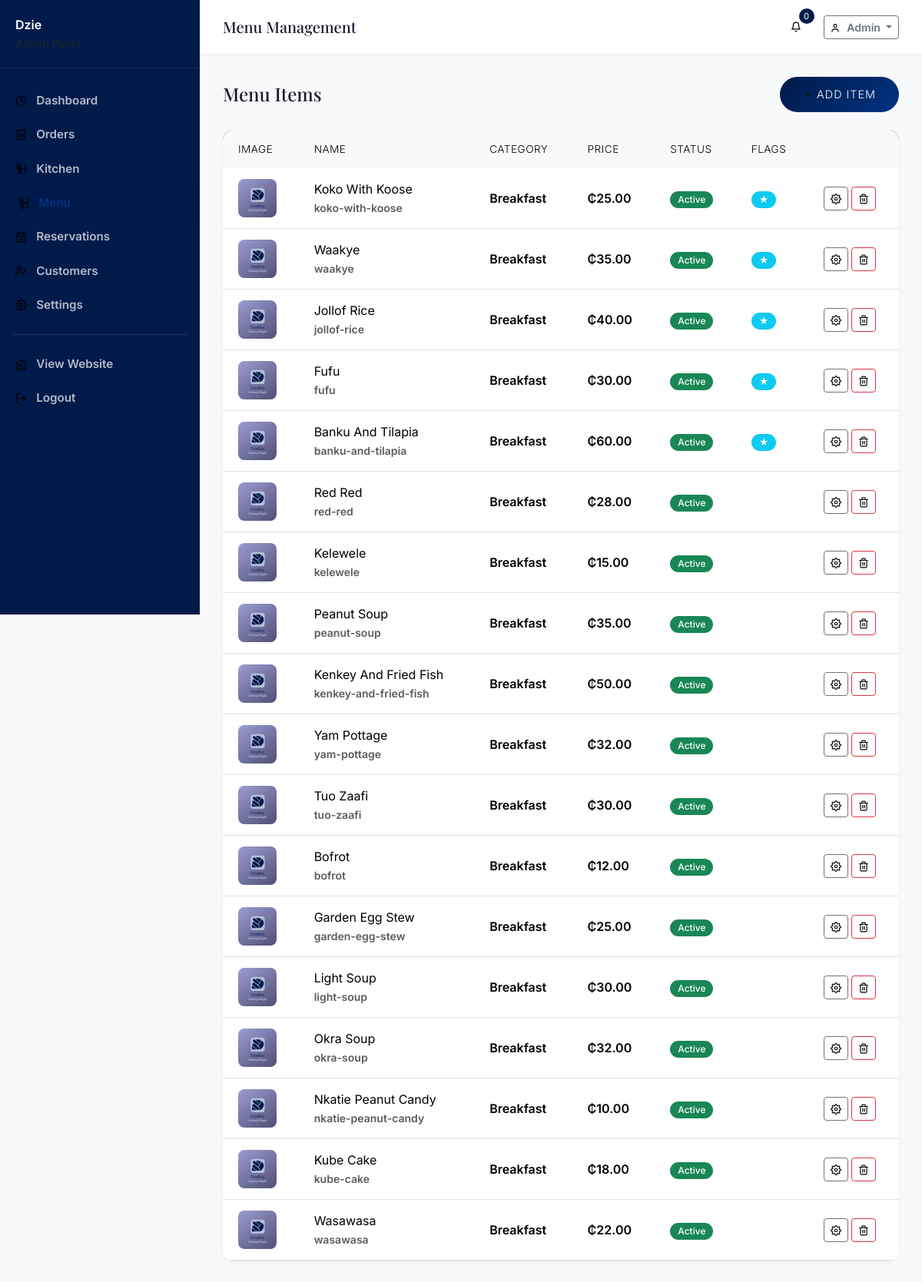
/admin/menu (signed in), run on the app's committed database.
### tables this page shows
CREATE TABLE users (
    id INTEGER PRIMARY KEY AUTOINCREMENT,
    role_id INTEGER NOT NULL DEFAULT 3,
    firstname VARCHAR(50) NOT NULL,
    lastname VARCHAR(50) NOT NULL,
    email VARCHAR(100) NOT NULL UNIQUE,
    phone VARCHAR(20),
    password VARCHAR(255) NOT NULL,
    avatar VARCHAR(255),
    address TEXT,
    city VARCHAR(100),
    state VARCHAR(100),
    zip VARCHAR(20),
    country VARCHAR(100) DEFAULT 'Ghana',
    email_verified_at DATETIME,
    verification_token VARCHAR(100),
    remember_token VARCHAR(100),
    reset_token VARCHAR(100),
    reset_token_expires DATETIME,
    status TEXT DEFAULT 'active',
    last_login DATETIME,
    ip_address VARCHAR(45),
    created_at DATETIME DEFAULT CURRENT_TIMESTAMP,
    updated_at DATETIME DEFAULT CURRENT_TIMESTAMP,
    FOREIGN KEY (role_id) REFERENCES roles(id)
);

CREATE TABLE foods (
    id INTEGER PRIMARY KEY AUTOINCREMENT,
    category_id INTEGER NOT NULL,
    name VARCHAR(200) NOT NULL,
    slug VARCHAR(200) NOT NULL UNIQUE,
    description TEXT,
    ingredients TEXT,
    price DECIMAL(10,2) NOT NULL,
    discount_percent DECIMAL(5,2) DEFAULT 0,
    final_price DECIMAL(10,2),
    calories INTEGER,
    preparation_time INTEGER, -- in minutes
    image VARCHAR(255),
    images TEXT, -- JSON array
    spice_level TEXT DEFAULT 'mild',
    availability TEXT DEFAULT 'available',
    status TEXT DEFAULT 'active',
    is_featured INTEGER DEFAULT 0,
    is_todays_special INTEGER DEFAULT 0,
    is_chef_recommendation INTEGER DEFAULT 0,
    tags TEXT, -- JSON array
    serving_size VARCHAR(50),
    allergens TEXT, -- JSON array
    preparation_time_range VARCHAR(50),
    unit TEXT DEFAULT 'plate',
    stock_quantity INTEGER DEFAULT 999,
    min_order_qty INTEGER DEFAULT 1,
    max_order_qty INTEGER DEFAULT 20,
    sort_order INTEGER DEFAULT 0,
    created_at DATETIME DEFAULT CURRENT_TIMESTAMP,
    updated_at DATETIME DEFAULT CURRENT_TIMESTAMP,
    FOREIGN KEY (category_id) REFERENCES categories(id) ON DELETE CASCADE
);

CREATE TABLE categories (
    id INTEGER PRIMARY KEY AUTOINCREMENT,
    name VARCHAR(100) NOT NULL,
    slug VARCHAR(100) NOT NULL UNIQUE,
    description TEXT,
    image VARCHAR(255),
    icon VARCHAR(50),
    parent_id INTEGER,
    sort_order INTEGER DEFAULT 0,
    status TEXT DEFAULT 'active',
    is_featured INTEGER DEFAULT 0,
    created_at DATETIME DEFAULT CURRENT_TIMESTAMP,
    updated_at DATETIME DEFAULT CURRENT_TIMESTAMP,
    FOREIGN KEY (parent_id) REFERENCES categories(id) ON DELETE SET NULL
);

### views/admin/menu/index.php (the view, shortened to what the rows shown need)
<div class="d-flex justify-content-between align-items-center mb-4">
    <h4 class="mb-0">Menu Items</h4>
    <a href="<?= \baseUrl('admin/menu/create') ?>" class="btn btn-gold"><?= \icon('plus', ['style' => 'width:0.9em;height:0.9em;margin-right:0.35rem;vertical-align:-0.15em;']) ?>Add Item</a>
</div>
<div class="card border-0 shadow-sm">
    <div class="card-body p-0">
        <div class="table-responsive">
            <table class="table align-middle mb-0">
                <thead class="table-light"><tr><th>Image</th><th>Name</th><th>Category</th><th>Price</th><th>Status</th><th>Flags</th><th></th></tr></thead>
                <tbody>
                    <?php foreach ($foods as $f): ?>
                        <tr>
                            <td><img src="<?= \uploadUrl($f->image) ?>" alt="" style="width:50px;height:50px;object-fit:cover;border-radius:8px;"></td>
                            <td><strong><?= \escape($f->name) ?></strong><div class="small text-muted"><?= \escape($f->slug) ?></div></td>
                            <td><?= \escape($f->category_name ?? '') ?></td>
                            <td><?= \formatPrice($f->final_price ?? $f->price) ?><?php if ($f->discount_percent>0): ?><span class="badge bg-danger ms-1">-<?= $f->discount_percent ?>%</span><?php endif; ?></td>
                            <td><span class="badge bg-<?= $f->status==='active'?'success':'secondary' ?>"><?= ucfirst($f->status) ?></span></td>
                            <td>
                                <?php if ($f->is_featured): ?><span class="badge bg-info" title="Featured">★</span><?php endif; ?>
                            </td>
                            <td>
                                <a href="<?= \baseUrl('admin/menu/' . $f->id . '/edit') ?>" class="btn btn-sm btn-outline-secondary"><?= \icon('edit', []) ?></a>
                                <button class="btn btn-sm btn-outline-danger menu-delete" data-id="<?= $f->id ?>"><?= \icon('trash', []) ?></button>
                            </td>
                        </tr>
                    <?php endforeach; ?>
                </tbody>
            </table>
        </div>
    </div>
</div>

### Router.php (shortened to what the rows shown need)
<?php
class Router
{
    private array $routes = [];
    private array $middleware = [];
    private string $prefix = '';
    private function addRoute(string $methods, string $path, $handler, array $middleware): void
    {
        $path = $this->prefix . $path;
        $methods = explode('|', $methods);
        foreach ($methods as $method) {
            $this->routes[] = [
                'method' => strtoupper(trim($method)),
                'path' => $path,
                'handler' => $handler,
                'middleware' => array_merge($this->middleware, $middleware),
                'pattern' => $this->pathToRegex($path),
            ];
        }
    }
    public function group(string $prefix, callable $callback, array $middleware = []): void
    {
        $previousPrefix = $this->prefix;
        $previousMiddleware = $this->middleware;
        $this->prefix = $previousPrefix . $prefix;
        $this->middleware = array_merge($previousMiddleware, $middleware);
        $this->prefix = $previousPrefix;
        $this->middleware = $previousMiddleware;
    }
    public function dispatch(): void
    {
        $method = $_SERVER['REQUEST_METHOD'];
        $uri = parse_url($_SERVER['REQUEST_URI'], PHP_URL_PATH);
        $basePath = dirname($_SERVER['SCRIPT_NAME']);
        if ($basePath !== '/' && strpos($uri, $basePath) === 0) {
            $uri = substr($uri, strlen($basePath));
        }
        $uri = '/' . trim($uri, '/');
        foreach ($this->routes as $route) {
            if ($route['method'] !== $method) {
                continue;
            }
            if (preg_match($route['pattern'], $uri, $matches)) {
                $params = array_filter($matches, function($key) {
                    return !is_numeric($key);
                }, ARRAY_FILTER_USE_KEY);
                $this->executeHandler($route['handler'], $params);
                return;
            }
        }
    }
    private function pathToRegex(string $path): string
    {
        $pattern = preg_replace('/\{([a-zA-Z_]+)\}/', '(?P<$1>[^/]+)', $path);
        $pattern = str_replace('/', '\/', $pattern);
        return '/^' . $pattern . '$/';
    }
    private function executeHandler($handler, array $params): void
    {
        if (is_callable($handler)) {
            call_user_func_array($handler, $params);
        } elseif (is_string($handler)) {
            if (strpos($handler, '@') !== false) {
                [$controller, $method] = explode('@', $handler);
                $instance = new $controller();
                call_user_func_array([$instance, $method], $params);
            } else {
                view($handler, $params);
            }
        }
    }
}

### views/admin/layouts/master.php (shortened to what the rows shown need)
<!DOCTYPE html>
<html lang="en" data-bs-theme="light">
<head>
    <link href="<?= \asset('vendor/bootstrap/bootstrap.min.css') ?>" rel="stylesheet">
    <link href="<?= \asset('vendor/fontawesome/all.min.css') ?>" rel="stylesheet">
    <link href="<?= \asset('vendor/fonts/local-fonts.css') ?>" rel="stylesheet">
    <link href="<?= \asset('css/style.css') ?>" rel="stylesheet">
</head>
<body>
    <div class="admin-wrapper">
        <aside class="admin-sidebar" id="adminSidebar">
            <div class="sidebar-brand">
                <a href="<?= \baseUrl('admin') ?>" class="text-decoration-none text-white">
                    <span class="brand-text">Dzie<span class="text-gold">Res</span></span>
                    <small class="d-block text-muted">Admin Panel</small>
                </a>
            </div>
            <nav class="sidebar-nav">
                <div class="nav-item <?= strpos($_SERVER['REQUEST_URI'], '/admin/dashboard') !== false || $_SERVER['REQUEST_URI'] === \baseUrl('admin') || rtrim($_SERVER['REQUEST_URI'], '/') === \baseUrl('admin') ? 'active' : '' ?>">
                    <a href="<?= \baseUrl('admin') ?>"><?= \icon('chart-pie', []) ?> Dashboard</a>
                </div>
                <div class="nav-item <?= strpos($_SERVER['REQUEST_URI'], '/admin/orders') !== false ? 'active' : '' ?>">
                    <a href="<?= \baseUrl('admin/orders') ?>"><?= \icon('receipt', []) ?> Orders</a>
                </div>
                <div class="nav-item <?= strpos($_SERVER['REQUEST_URI'], '/admin/kitchen') !== false ? 'active' : '' ?>">
                    <a href="<?= \baseUrl('admin/kitchen') ?>"><?= \icon('kitchen-set', []) ?> Kitchen</a>
                </div>
                <div class="nav-item <?= strpos($_SERVER['REQUEST_URI'], '/admin/menu') !== false ? 'active' : '' ?>">
                    <a href="<?= \baseUrl('admin/menu') ?>"><?= \icon('utensils', []) ?> Menu</a>
                </div>
                <div class="nav-item <?= strpos($_SERVER['REQUEST_URI'], '/admin/reservations') !== false ? 'active' : '' ?>">
                    <a href="<?= \baseUrl('admin/reservations') ?>"><?= \icon('calendar-check', []) ?> Reservations</a>
                </div>
                <div class="nav-item <?= strpos($_SERVER['REQUEST_URI'], '/admin/customers') !== false ? 'active' : '' ?>">
                    <a href="<?= \baseUrl('admin/customers') ?>"><?= \icon('user-plus', []) ?> Customers</a>
                </div>
                <div class="nav-item <?= strpos($_SERVER['REQUEST_URI'], '/admin/settings') !== false ? 'active' : '' ?>">
                    <a href="<?= \baseUrl('admin/settings') ?>"><?= \icon('cog', []) ?> Settings</a>
                </div>
                <hr class="text-white-50 mx-3">
                <div class="nav-item">
                    <a href="<?= \baseUrl() ?>"><?= \icon('globe', []) ?> View Website</a>
                </div>
                <div class="nav-item">
                    <a href="<?= \baseUrl('logout') ?>"><?= \icon('sign-out', []) ?> Logout</a>
                </div>
            </nav>
        </aside>
        <div class="admin-main">
            <header class="admin-header">
                <div class="d-flex justify-content-between align-items-center">
                    <div class="d-flex align-items-center gap-3">
                        <h5 class="mb-0"><?= \escape($pageTitle ?? 'Dashboard') ?></h5>
                    </div>
                    <div class="d-flex align-items-center gap-3">
                        <div class="dropdown">
                            <button class="btn btn-icon btn-sm position-relative" id="notificationBtn" data-bs-toggle="dropdown" aria-expanded="false">
                                <?= \icon('bell', []) ?>
                                <span class="cart-badge" id="notifCount">0</span>
                            </button>
                        </div>
                        <div class="dropdown">
                            <button class="btn btn-sm btn-outline-secondary dropdown-toggle" data-bs-toggle="dropdown">
                                <?= \icon('user', ['style' => 'width:0.9em;height:0.9em;margin-right:0.35rem;vertical-align:-0.15em;']) ?>
                                <?php $user = \auth(); if ($user): ?>
                                <?= \escape($user->firstname) ?>
                                <?php endif; ?>
                            </button>
                        </div>
                    </div>
                </div>
            </header>
            <div class="admin-content">
                <?php if (isset($contentView)): ?>
                    <?php \view($contentView, $data ?? []); ?>
                <?php else: ?>
                    <?php require $__viewPath ?? ''; ?>
                <?php endif; ?>
            </div>
        </div>
    </div>
</body>
</html>

### helpers/functions.php (shortened to what the rows shown need)
<?php
function app(): array
{
    static $config = null;
    if ($config === null) {
        $config = require __DIR__ . '/../config/app.php';
    }
    return $config;
}
function db(): Database
{
    return Database::getInstance();
}
function config(string $key, $default = null)
{
    $dbValue = dbConfigValue($key);
    $keys = explode('.', $key);
    $value = app();
    foreach ($keys as $segment) {
        $value = $value[$segment];
    }
    return $value;
}
function dbConfigValue(string $key)
{
    static $map = [
        'tax.rate'               => 'tax_rate',
        'service_charge'         => 'service_charge',
        'delivery.fee'           => 'delivery_fee',
        'delivery.free_above'    => 'free_delivery_above',
        'currency.symbol'        => 'currency_symbol',
        'currency.code'          => 'currency_code',
        'restaurant.name'        => 'restaurant_name',
        'restaurant.tagline'     => 'restaurant_tagline',
        'restaurant.phone'       => 'restaurant_phone',
        'restaurant.email'       => 'restaurant_email',
        'restaurant.address'     => 'restaurant_address',
        'restaurant.opening_hours' => 'opening_hours',
        'loyalty.points_per_ghs' => 'loyalty_points_per_ghs',
        'loyalty.welcome_points' => 'welcome_points',
        'app.accent_color'       => 'accent_color',
        'app.primary_color'      => 'primary_color',
    ];
    if (!isset($map[$key])) {
        return null;
    }
    try {
        return getSetting($map[$key]);
    } catch (\Throwable $e) {
        return null;
    }
}
function detectBaseUrl(): string
{
    $configured = config('url');
    if (!empty($_SERVER['HTTP_HOST'])) {
        $scheme = (!empty($_SERVER['HTTPS']) && $_SERVER['HTTPS'] !== 'off') ? 'https' : 'http';
        $host = $_SERVER['HTTP_HOST'];
        $script = $_SERVER['SCRIPT_NAME'] ?? '/index.php';
        $basePath = rtrim(dirname($script), '/');
        return $scheme . '://' . $host . $basePath;
    }
    return rtrim($configured ?: 'http://localhost/restaurant', '/');
}
function baseUrl(string $path = ''): string
{
    static $base = null;
    if ($base === null) {
        $base = detectBaseUrl();
    }
    return rtrim($base, '/') . '/' . ltrim($path, '/');
}
function sessionGet(string $key, $default = null)
{
    return $_SESSION[$key] ?? $default;
}
function sessionHas(string $key): bool
{
    return isset($_SESSION[$key]);
}
function auth(): ?object
{
    $user = db()->fetch(
        "SELECT u.*, r.name as role_name, r.slug as role_slug
         FROM users u
         JOIN roles r ON u.role_id = r.id
         WHERE u.id = ? AND u.status = 'active'",
        [sessionGet('user_id')]
    );
    return $user ?: null;
}
function escape(string $value): string
{
    return htmlspecialchars($value, ENT_QUOTES | ENT_HTML5, 'UTF-8');
}
function formatPrice(float $amount): string
{
    $symbol = config('currency.symbol', '₵');
    return $symbol . number_format($amount, 2);
}
function getSetting(string $key, $default = null)
{
    $result = db()->fetch("SELECT value FROM settings WHERE `key` = ?", [$key]);
    return $result ? $result->value : $default;
}
function view(string $view, array $data = []): void
{
    extract($data);
    $viewPath = __DIR__ . '/../views/' . $view . '.php';
    require $viewPath;
}
function asset(string $path): string
{
    return baseUrl('assets/' . ltrim($path, '/'));
}
function icon(string $name, array $attrs = []): string
{
    $file = $map[$name] ?? 'search.svg';
    $src = asset('images/icons/' . $file);
    $html = '<img src="' . $src . '" alt="' . $name . '" class="icon icon-' . $name . '"';
    foreach ($attrs as $k => $v) {
        $html .= ' ' . $k . '="' . htmlspecialchars($v, ENT_QUOTES) . '"';
    }
    $html .= '>';
    return $html;
}
function uploadUrl(?string $path): string
{
    if (empty($path)) {
        return asset('images/food-placeholder.svg');
    }
    return baseUrl($path);
}

### data on the page
users: firstname "Admin"
foods: name "Koko With Koose", slug "koko-with-koose", category.name "Breakfast", price "₵25.00", status "Active"
foods: name "Waakye", slug "waakye", category.name "Breakfast", price "₵35.00", status "Active"
foods: name "Jollof Rice", slug "jollof-rice", category.name "Breakfast", price "₵40.00", status "Active"
foods: name "Fufu", slug "fufu", category.name "Breakfast", price "₵30.00", status "Active"
foods: name "Banku And Tilapia", slug "banku-and-tilapia", category.name "Breakfast", price "₵60.00", status "Active"
foods: name "Red Red", slug "red-red", category.name "Breakfast", price "₵28.00", status "Active"
foods: name "Kelewele", slug "kelewele", category.name "Breakfast", price "₵15.00", status "Active"
foods: name "Peanut Soup", slug "peanut-soup", category.name "Breakfast", price "₵35.00", status "Active"
foods: name "Kenkey And Fried Fish", slug "kenkey-and-fried-fish", category.name "Breakfast", price "₵50.00", status "Active"
foods: name "Yam Pottage", slug "yam-pottage", category.name "Breakfast", price "₵32.00", status "Active"
foods: name "Tuo Zaafi", slug "tuo-zaafi", category.name "Breakfast", price "₵30.00", status "Active"
foods: name "Bofrot", slug "bofrot", category.name "Breakfast", price "₵12.00", status "Active"
foods: name "Garden Egg Stew", slug "garden-egg-stew", category.name "Breakfast", price "₵25.00", status "Active"
foods: name "Light Soup", slug "light-soup", category.name "Breakfast", price "₵30.00", status "Active"
foods: name "Okra Soup", slug "okra-soup", category.name "Breakfast", price "₵32.00", status "Active"
foods: name "Nkatie Peanut Candy", slug "nkatie-peanut-candy", category.name "Breakfast", price "₵10.00", status "Active"
foods: name "Kube Cake", slug "kube-cake", category.name "Breakfast", price "₵18.00", status "Active"
foods: name "Wasawasa", slug "wasawasa", category.name "Breakfast", price "₵22.00", status "Active"
